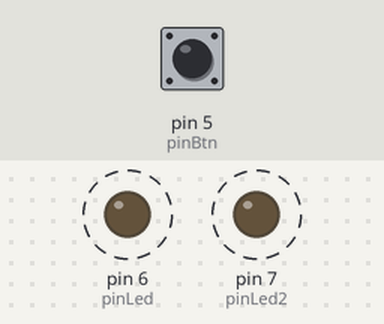
Bench run of a sketch on a simulated Arduino Uno, built with avr-gcc and run on an emulated ATmega328P. Parts: output pins drawn as LEDs (lit = HIGH). Dashed ring = blinking. The inputs (shaded band) are chosen by the test bench; at power-on: pin 5 (pinBtn) LOW. What the sketch prints to the serial monitor is not drawn.

Above: at 1.2 s.
Timing chart, 0 to 5.6 s (numbered marks = the images above):
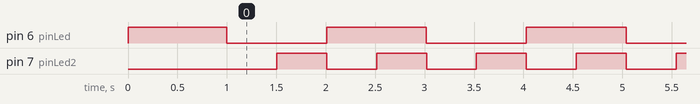

Measured:
- by itself, pin 6 (pinLed): alternates HIGH for 1.0 s and LOW for 1.0 s
- by itself, pin 7 (pinLed2): alternates HIGH for 0.50 s and LOW for 0.50 s
- by itself, everything shown: repeats every 2.0 s, in 4 steps

The sketch:

Multitasking_usando_delay___-_Arduino_720P_HD__12.ino
```cpp
#define pinLed 6
#define pinLed2 7
#define pinBtn 5
int count = 0;
int count2 = 0;

void setup() {
  // put your setup code here, to run once:
  Serial.begin(9600);
  pinMode(pinLed, OUTPUT );
  pinMode(pinLed2, OUTPUT );
  pinMode(pinBtn, INPUT );// pinMode(pinBtn, INPUT_PULLUP ); si no quiero poner resitencia

  digitalWrite(pinLed, HIGH);
  delay(1000);
  digitalWrite(pinLed, LOW);
}

void loop() {
  // put your main code here, to run repeatedly:
  count++;
  count2++;
  delay(10);

  lecturaBtn();


  if(count == 100){
   ledAzul();
  }
  if(count2 == 50){
    ledRojo();
  }
}

void lecturaBtn(){
  int lectura = digitalRead(pinBtn);
  Serial.println(lectura);
}

void ledAzul(){
  int estadoLed = digitalRead(pinLed);//lee estado led actual
   digitalWrite(pinLed, !estadoLed);//escribir estado led pero invertido si es 0 lee 1
   count = 0;//resetear a cero
}

void ledRojo(){
  int estadoLed = digitalRead(pinLed2);//lee estado led actual
   digitalWrite(pinLed2, !estadoLed);//escribir estado led pero invertido si es 0 lee 1
   count2 = 0;//resetear a cero
}
/*
 *int lectura = digitalRead(pinBtn);
  Serial.println(lectura);
  delay(100);


  digitalWrite(pinLed, 1);
  delay(1000);
  digitalWrite(pinLed, 0);
  delay(1000);
 */
```
